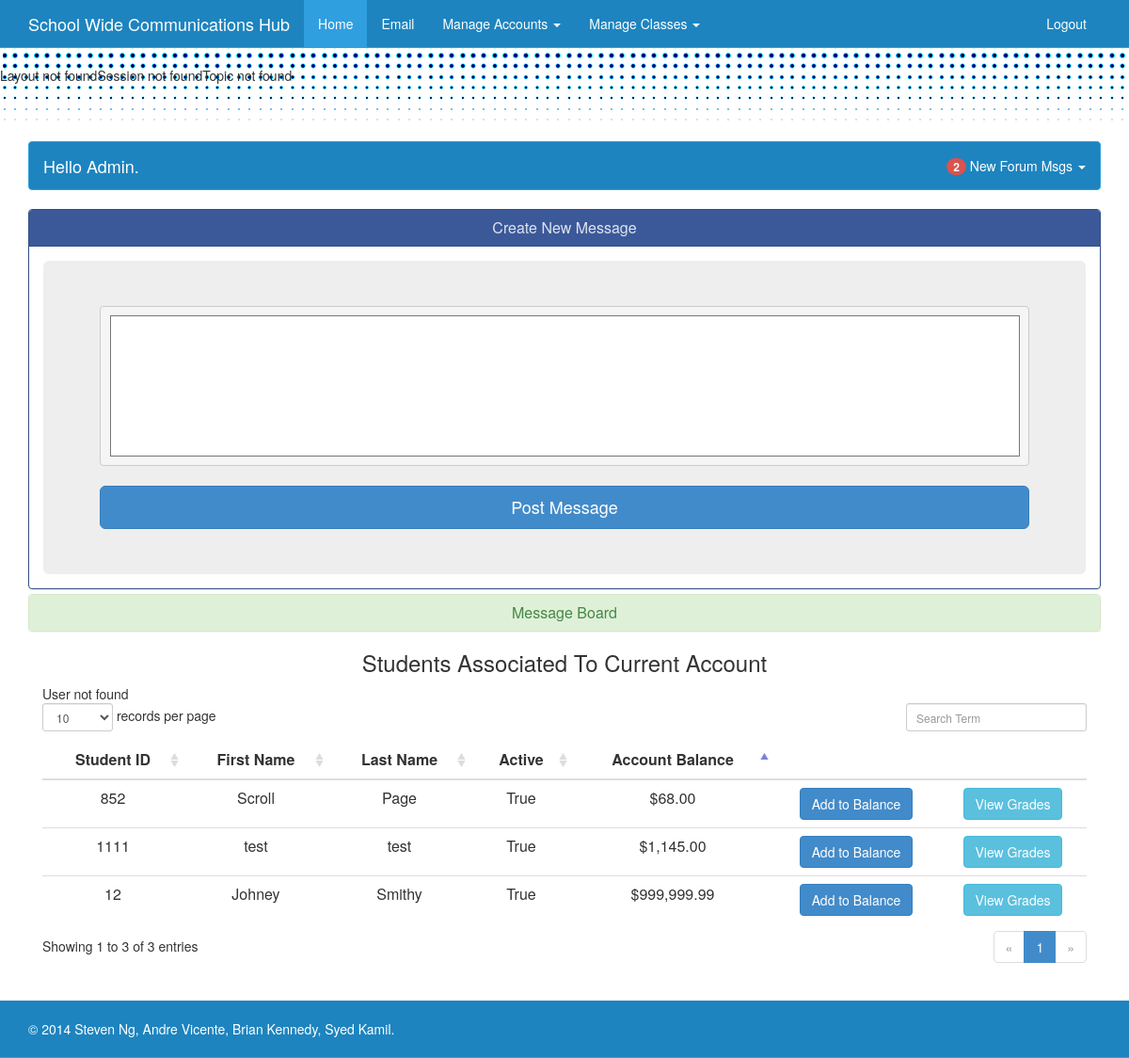
The page /admin/main.php (signed in) on the database its author committed.
### tables this page shows
CREATE TABLE IF NOT EXISTS `forum` (
  `topicID` int(10) NOT NULL AUTO_INCREMENT,
  `forumName` varchar(16) NOT NULL,
  `topic_subject` text NOT NULL,
  `topic_message` mediumtext NOT NULL,
  `author_user` varchar(25) NOT NULL,
  `author_first` varchar(20) NOT NULL,
  `author_last` varchar(25) NOT NULL,
  `role` int(1) NOT NULL,
  `date_posted` datetime NOT NULL,
  `last_post` datetime NOT NULL,
  PRIMARY KEY (`topicID`)
);

CREATE TABLE IF NOT EXISTS `parent_student_assoc` (
  `studentID` int(20) NOT NULL,
  `guardianID` int(10) NOT NULL,
  `role` int(1) NOT NULL
);

CREATE TABLE IF NOT EXISTS `student` (
  `accountID` int(10) NOT NULL AUTO_INCREMENT,
  `studentID` int(20) NOT NULL,
  `username` varchar(25) NOT NULL,
  `password` char(128) NOT NULL DEFAULT 'password',
  `balance` decimal(8,2) NOT NULL DEFAULT '0.00',
  `role` int(1) NOT NULL DEFAULT '3',
  `firstName` varchar(20) NOT NULL,
  `lastName` varchar(25) NOT NULL,
  `email` varchar(50) NOT NULL,
  `DOB` date NOT NULL DEFAULT '1970-01-01',
  `contactNum` bigint(11) NOT NULL,
  `status` tinyint(1) NOT NULL,
  `salt` char(128) NOT NULL,
  PRIMARY KEY (`accountID`),
  UNIQUE KEY `studentID` (`studentID`),
  KEY `studentID_2` (`studentID`)
);

### classes/session.php (called while the page is built, shortened)
<?php
require_once dirname(dirname(__FILE__)) . '\AutoLoader.php';
class Session
{
	private $userID, $userName, $userType, $firstName, $lastName, $database;
	public function __construct(array $userData, PDO $db)
	{
		$this->userID = $userData['sess_user_id'];
		$this->userType = $userData['sess_role'];
		$this->firstName = $userData['sess_firstName'];
		$this->database = $db;
	}
	public function getID()
	{
		return $this->userID;
	}
	public function getUserType()
	{
		return $this->userType;
	}
	public function getUserTypeFormatted()
	{
		$stmt =  $this->database->query('SELECT description FROM role WHERE role = "' . $this->userType . '"');
		$result = $stmt->fetchAll(PDO::FETCH_ASSOC);
		return $result[0]['description'];
	}
	public function getFirstName()
	{
		return $this->firstName;
	}
}
?>

### classes/user.php (called while the page is built, shortened)
<?php
class User
{
	private $userID, $studentID,  $userName, $firstName, $lastName, $role, $email, $DOB, $contact, $status, $balance,  $street, $city, $state, $zip, $studentArray = array(), $database;
	public function __construct(PDO $db, $id, $table)
	{
		$this->database = $db;
		$query = "SELECT * FROM " . $table . " WHERE accountID = '" . $id . "'";
		$queryResults = $this->database->query($query);
		$result = $queryResults->fetchAll(PDO::FETCH_ASSOC);
		$this->userID = $result[0]['accountID'];
		$this->role = $result[0]['role'];
		$this->firstName = $result[0]['firstName'];
		$this->lastName = $result[0]['lastName'];
		$this->DOB = $result[0]['DOB'];
		$this->status = $result[0]['status'];
		if (!empty($result[0]['studentID']))
		{
			$this->studentID = $result[0]['studentID'];
			$this->balance = $result[0]['balance'];
		}
		if ($table == "Student")
		{
			$query = "SELECT street, city, state, zip FROM address WHERE accountID = '" . $this->userID . "' AND role ='" . $this->role . "'";
			$queryResults = $this->database->query($query);
			$result = $queryResults->fetchAll(PDO::FETCH_ASSOC);
			$this->street = $result[0]['street'];
			$this->city = $result[0]['city'];
			$this->state = $result[0]['state'];
			$this->zip = $result[0]['zip'];
		}
		else
		{
			$query = "SELECT street, city, state, zip FROM address WHERE accountID = '" . $this->userID . "' AND role ='" . $this->role . "'";
			$queryResults = $this->database->query($query);
			$result = $queryResults->fetchAll(PDO::FETCH_ASSOC);
			$query = "SELECT studentID FROM parent_student_assoc WHERE guardianID = '" . $this->userID . "' AND role ='" . $this->role . "'";
			$count = 0;
			foreach ($this->database->query($query) as $row)
			{
				$this->studentArray[$count] = $row['studentID'];
				$count++;
			}
		}
	}
	public function getStudentID()
	{
		return $this->studentID;
	}
	public function getFirstName()
	{
		return $this->firstName;
	}
	public function getLastName()
	{
		return $this->lastName;
	}
	public function getStatus()
	{
		return $this->status;
	}
	public function getStatusFormatted()
	{
		if ($this->status == 0)
			return "False";
		else
			return "True";
	}
	public function getBalanceFormatted()
	{
		return "$" . number_format($this->balance, 2);
	}
}
?>

### classes/layout.php (the view, shortened to what this page needs)
<?php
class Layout
{
	public function loadFixedMainNavBar($type, $title, $dir)
    {
		if ($type == "Admin")
		{
			if ($title == "Admin Main")
			{
				$links = '
						  <li class="active"><a href="'. $dir .'admin/main.php">Home</a></li>
						  <li><a href="'. $dir .'emailPage.php">Email</a></li>
						  <li class="dropdown">
						  <a href="#" class="dropdown-toggle" data-toggle="dropdown">Manage Accounts <b class="caret"></b></a>
						  <ul class="dropdown-menu">
							<li><a href="'. $dir .'admin/register.php">Add</a></li>
							<li><a href="'. $dir .'admin/viewUser.php">View/Edit</a></li>
						  </ul>
						  </li>
						  <li class="dropdown">
							  <a href="#" class="dropdown-toggle" data-toggle="dropdown">Manage Classes <b class="caret"></b></a>
							  <ul class="dropdown-menu">
								<li><a href="'. $dir .'admin/classForm.php">Add</a></li>
								<li><a href="'. $dir .'admin/viewClasses.php">View/Edit</a></li>
							  </ul>
						  </li>';
			}
		}
		$func = '<!DOCTYPE html>
		<html lang="en">
		  <head>
			<meta charset="utf-8">
			<meta http-equiv="X-UA-Compatible" content="IE=edge">
			<meta name="viewport" content="width=device-width, initial-scale=1">
			<meta name="description" content="">
			<meta name="author" content="">
			<link rel="shortcut icon" href="../../assets/ico/favicon.ico">
			<title>' . $title . '</title>
			<link href="'. $dir .'bootstrap/css/bootstrap.css" rel="stylesheet">
			<link href="'. $dir .'bootstrap/css/sticky-footer-navbar.css" rel="stylesheet">
			<!--[if lt IE 9]>
			  <script src="https://oss.maxcdn.com/libs/html5shiv/3.7.0/html5shiv.js"></script>
			  <script src="https://oss.maxcdn.com/libs/respond.js/1.4.2/respond.min.js"></script>
			<![endif]-->
		  </head>
		  <body>
			<div class="navbar navbar-default navbar-fixed-top" role="navigation">
			  <div class="container">
				<div class="navbar-header">
				  <button type="button" class="navbar-toggle" data-toggle="collapse" data-target=".navbar-collapse">
					<span class="sr-only">Toggle navigation</span>
					<span class="icon-bar"></span>
					<span class="icon-bar"></span>
					<span class="icon-bar"></span>
				  </button>
				  <a class="navbar-brand" href="'. $dir .'index.php">School Wide Communications Hub</a>
				</div>
				<div class="collapse navbar-collapse">
				  <ul class="nav navbar-nav">
					' . $links . '
				  </ul>
				<ul class="nav navbar-nav navbar-right">
					<li><a href="'. $dir .'classes/logout.php">Logout</a></li>
				</ul>
				</div>
			  </div>
			</div>
			';
		return $func;
	}
	public function loadFooter($dir)
    {
		$func = '
			<div class="navbar navbar-default navbar-fixed-bottom">
			  <div class="container">
				<p class="text-muted">&copy 2014 Steven Ng, Andre Vicente, Brian Kennedy, Syed Kamil.</p>
			  </div>
			</div>
			<!-- Bootstrap core JavaScript
			================================================== -->
			<script src="https://ajax.googleapis.com/ajax/libs/jquery/1.11.0/jquery.min.js"></script>
			<script src="'. $dir .'bootstrap/js/bootstrap.js"></script>
		  </body>';
		return $func;
	}
	public function loadStudentLunchRow(User $user)
	{
		if ($user->getStatus())
		{
			$add = '<button class="btn btn-primary" onclick="location.href=\'../addMoneyPage.php?id=' . $user->getStudentID() . '\';">Add to Balance</button>';
		}
		else
		{
			$add = '<button class="btn btn-primary" disabled="disabled" onclick="location.href=\'../addMoneyPage.php?id=' . $user->getStudentID() . '\';">Add to Balance</button>';
		}
		$grade = '<button class="btn btn-info" onclick="location.href=\'../student/studentAllGrades.php?id=' . $user->getStudentID() . '\';">View Grades</button>';
		$func = '
			<tr class="searchable">
				<td style="text-align: center;">
					' . $user->getStudentID() . '
				</td>
				<td style="text-align: center;">
					' . $user->getFirstName() . '
				</td>
				<td style="text-align: center;">
					' . $user->getLastName() . '
				</td>
				<td style="text-align: center;">
					' . $user->getStatusFormatted() . '
				</td>
				<td style="text-align: center;">
					' . $user->getBalanceFormatted() . '
				</td>
				<td style="text-align: center;">
					' . $add . '
				</td>
				<td style="text-align: center;">
					' . $grade . '
				</td>
			</tr>
		';
		return $func;
	}
}
?>

### admin/main.php (shortened to what this page needs)
<html>
<?php
require_once dirname(dirname(__FILE__)) . '\AutoLoader.php';
$layout = new Layout();
$database = new PDO('mysql:host=localhost;dbname=sms;charset=utf8', 'root', '');
$session = new Session($_SESSION, $database);
$query = $database->query("SELECT * FROM subscribe WHERE accountID = " . $session->getID() . " AND role = " . $session->getUserType() . "");
$subscription = $query->fetchAll(PDO::FETCH_ASSOC);
$posts = 0;
for ($i = 0; $i < count($subscription); $i++)
{
	$respond = $database->query("SELECT * FROM response WHERE topicid = " . $subscription[$i]['topicID'] . "");
	if ($respond->rowCount()+1 > $subscription[$i]['lastNum'])
	{
		$num = $respond->rowCount() + 1;
		$posts = $posts + ($num - $subscription[$i]['lastNum']);
		$query = $database->query("SELECT * FROM forum WHERE topicID = " . $subscription[$i]['topicID'] . "");
		$result = $query->fetchAll(PDO::FETCH_ASSOC);
	}
}
echo $layout->loadFixedMainNavBar($session->getUserTypeFormatted(), 'Admin Main', '../');
?>
<link rel="stylesheet" type="text/css" href="../bootstrap/css/dataTables.bootstrap.css">
<link href="../bootstrap/css/background.css" rel="stylesheet">
<link href="../bootstrap/css/jquery-ui-1.10.4.custom.css" rel="stylesheet">
<div class="container">
 <nav class="navbar navbar-default" role="navigation">
  <div class="container-fluid">
	<div class="navbar-header">
	  <a class="navbar-brand">Hello <?php echo $session->getFirstName(); ?>.</a>
	</div>
	<ul class="nav navbar-nav navbar-right">
	<li class="dropdown">
	  <a href="#" class="dropdown-toggle" data-toggle="dropdown"><span class="badge badge-danger"><?php echo $posts . ' '; ?></span> New Forum Msgs <b class="caret"></b></a>
	</li>
  </ul>
  </div>
</nav>
<div class="panel-group" id="accordion">
  <div class="panel panel-fb">
    <div class="panel-heading">
      <h2 class="panel-title" align="center">
        <a data-toggle="collapse" data-parent="#accordion" href="#collapseOne">
          Create New Message
        </a>
      </h2>
    </div>
    <div id="collapseOne" class="panel-collapse collapse in">
      <div class="panel-body">
	<div class="container admintron">
		<form name="compose" id="compose-form" action="#" method="post">
			<pre><textarea id="message" name="message" class="messageBoard"></textarea></pre>
		</form>
		<button class="btn btn-lg btn-primary btn-block" onclick="postMsg()">Post Message</button>
	</div>
      </div>
    </div>
  </div>
  <div class="panel panel-success">
    <div class="panel-heading">
      <h3 class="panel-title" align="center">
        <a data-toggle="collapse" data-parent="#accordion" href="#collapseTwo">
	 Message Board
	</a>
      </h3>
    </div>
  </div>
</div>
<div class='container bottomMargin' id='lunch'>
	<div class='table-responsive'>
		<h3 align='center'>Students Associated To Current Account</h3>
			<table cellpadding='0' cellspacing='0' border='0' class='table table-hover' id='lunchTable'>
				<thead>
					<tr>
						<th style='text-align: center;'>Student ID</th>
						<th style='text-align: center;'>First Name</th>
						<th style='text-align: center;'>Last Name</th>
						<th style='text-align: center;'>Active</th>
						<th style='text-align: center;'>Account Balance</th>
						<th class="no-sort" style='text-align: center;'></th>
						<th class="no-sort" style='text-align: center;'></th>
					</tr>
				</thead>
			<tbody>
			<?php
			$query = "SELECT studentID FROM parent_student_assoc WHERE guardianID = '" . $session->getID() . "' AND role ='" . $session->getUserType() . "'";
			$result = $database->query($query);
			if ($result->rowCount() == 0)
			{
				;
			}
			else
			{
				foreach ($database->query($query) as $row)
				{
					$stmt = $database->query('SELECT * FROM student WHERE studentID = "' . $row['studentID'] . '"');
					$result = $stmt->fetchAll(PDO::FETCH_ASSOC);
					$user = new User($database, $result[0]['accountID'], "student");
					echo $layout->loadStudentLunchRow($user);
				}
			}
			?>
			</tbody>
		</table>
	</div>
</div>
<?php
	echo $layout->loadFooter('../');
?>
</html>

### rows shown on the page
forum: author_first "Admin"
parent_student_assoc: student.studentID "12", student.firstName "Johney", student.lastName "Smithy", student.status "True", student.balance "$999,999.99"
parent_student_assoc: student.studentID "1111", student.firstName "test", student.lastName "test", student.status "True", student.balance "$1,145.00"
parent_student_assoc: student.studentID "852", student.firstName "Scroll", student.lastName "Page", student.status "True", student.balance "$68.00"

### other values the page prints
$object "Session Topic"
$posts "2"
